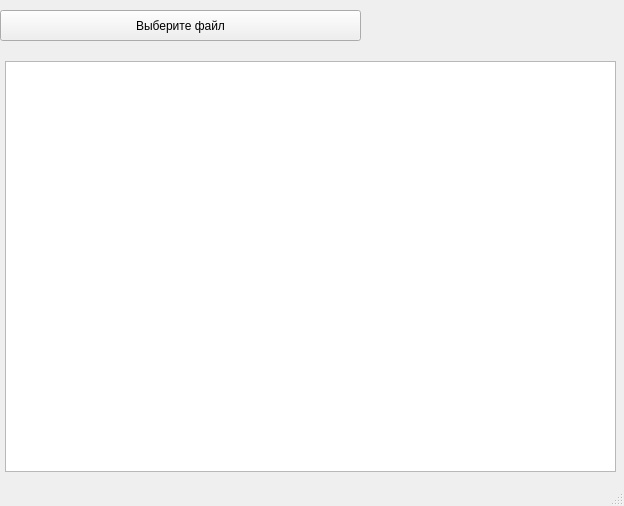
<?xml version="1.0" encoding="UTF-8"?>
<ui version="4.0">
 <class>MainWindow</class>
 <widget class="QMainWindow" name="MainWindow">
  <property name="geometry">
   <rect>
    <x>0</x>
    <y>0</y>
    <width>624</width>
    <height>506</height>
   </rect>
  </property>
  <property name="windowTitle">
   <string>MainWindow</string>
  </property>
  <widget class="QWidget" name="centralwidget">
   <widget class="QPushButton" name="pushButton">
    <property name="geometry">
     <rect>
      <x>0</x>
      <y>10</y>
      <width>361</width>
      <height>31</height>
     </rect>
    </property>
    <property name="text">
     <string>Выберите файл</string>
    </property>
   </widget>
   <widget class="QTableWidget" name="tableWidget">
    <property name="geometry">
     <rect>
      <x>5</x>
      <y>61</y>
      <width>611</width>
      <height>411</height>
     </rect>
    </property>
   </widget>
  </widget>
  <widget class="QMenuBar" name="menubar">
   <property name="geometry">
    <rect>
     <x>0</x>
     <y>0</y>
     <width>624</width>
     <height>26</height>
    </rect>
   </property>
  </widget>
  <widget class="QStatusBar" name="statusbar"/>
 </widget>
 <resources/>
 <connections/>
</ui>
